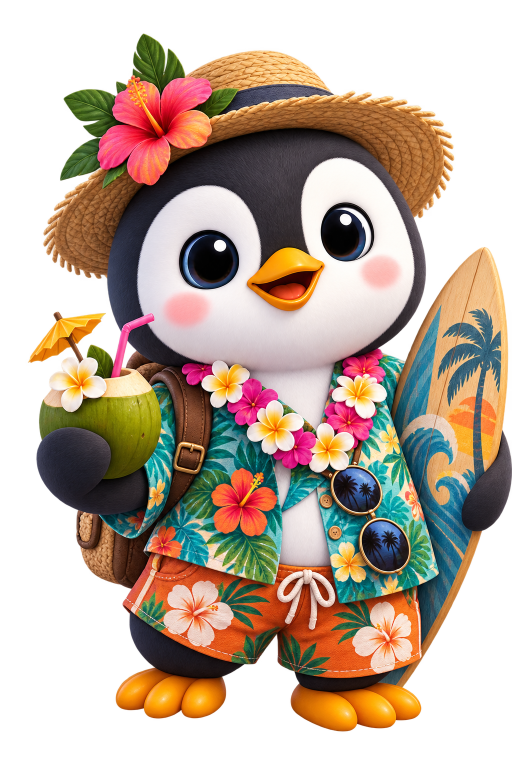
#> input picture photos/bali.png, 1024 x 1536 px (shown at 1/2 size); its folder holds only this picture in this run
$ python optimize-demo-photos.py
#> lines starting #> are read from the running program, lines starting #| are printed output that depends on the picture
"""Shrink the demo's destination photos: PNG (~2.5 MB each) -> WebP.

Runs after `vite build --config vite.demo.config.ts`. Only touches the
../pengus-demo output; the originals in public/photos stay as they are.
"""
from pathlib import Path
from PIL import Image

PHOTOS = Path(__file__).resolve().parent.parent.parent / "pengus-demo" / "photos"
MAX_WIDTH = 800  # photos are shown inside a phone-sized frame

before = after = 0
for png in sorted(PHOTOS.glob("*.png")):
    before += png.stat().st_size
    with Image.open(png) as im:
#> im is the input picture: PIL image 1024x1536 RGBA; mean R, G, B, A 125.6, 98.9, 72.2, 156.3
        if im.width > MAX_WIDTH:
            im = im.resize((MAX_WIDTH, round(im.height * MAX_WIDTH / im.width)), Image.LANCZOS)
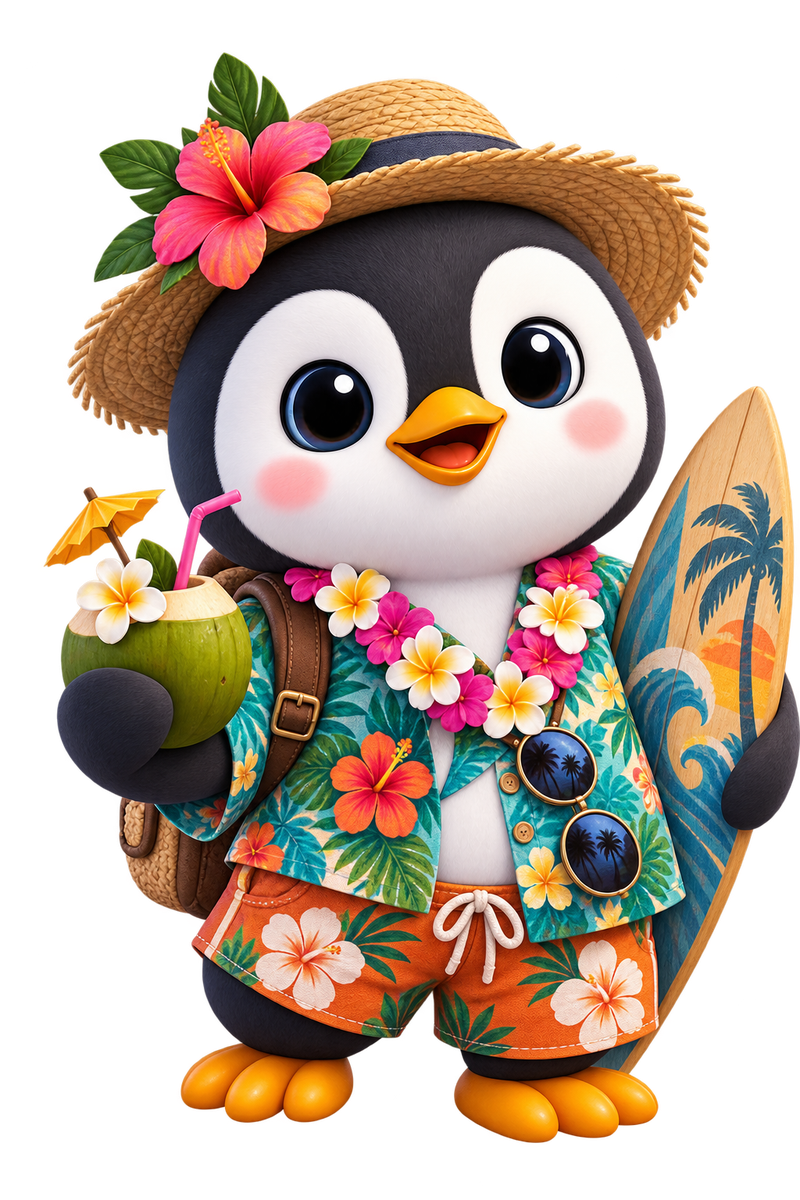
#> im: PIL image 800x1200 RGBA; mean R, G, B, A 94.7, 76.7, 61.4, 156.3; transparent parts drawn white
        out = png.with_suffix(".webp")
        im.save(out, "WEBP", quality=80, method=6)
    after += out.stat().st_size
    png.unlink()
    print(f"{png.name} -> {out.name} ({out.stat().st_size // 1024} KB)")

print(f"Photos: {before / 1e6:.1f} MB -> {after / 1e6:.1f} MB")
